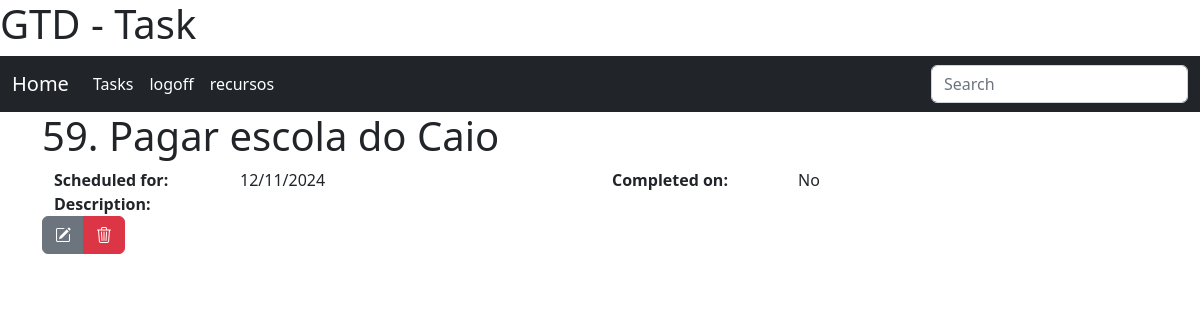
/tasks/task/59/ (signed in), run on an earlier commit of the app's database.
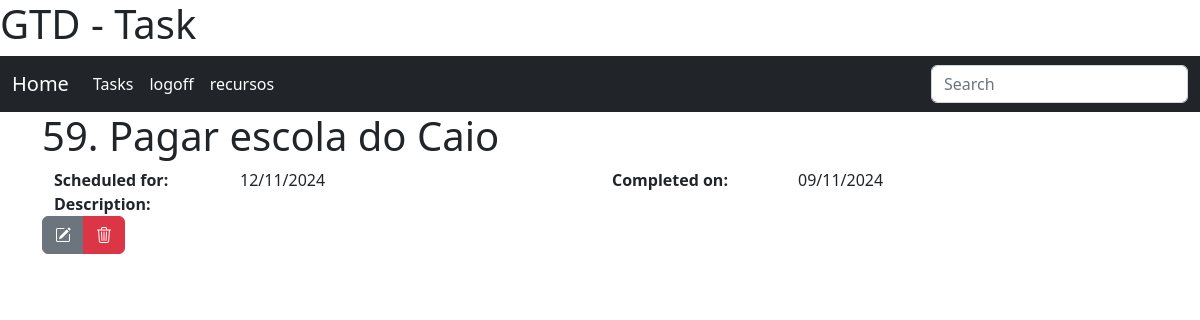
And on a later commit of the database.
### tasks/models.py (models this page shows, shortened)
class Task(models.Model):
    title = models.CharField("Title", max_length=160)
    description = models.TextField("description", blank=True, null=True)
    dt_scheduled = models.DateTimeField("Scheduled for", blank=True, null=True, default=defautlSchedule)
    dt_completed = models.DateTimeField("Completed on", blank=True, null=True)
    dt_canceled  = models.DateTimeField("Completed on", blank=True, null=True)
    created = models.DateTimeField('Created', auto_now_add=True, null=True)
    modified = models.DateTimeField('Modified', auto_now=True, null=True)
    class Meta:
        verbose_name = 'Task'
        verbose_name_plural = 'Tasks'
        ordering = ['dt_completed','dt_scheduled']

### tasks/views.py (the view)
# urls.py: path('task/<int:pk>/', TaskDetailView.as_view(), name='task'),
class TaskDetailView(LoginRequiredMixin, DetailView):
    template_name = "tasks/task.html"
    model = Task

### tasks/templates/tasks/task.html (shortened to what this page needs)
{% extends 'core.html' %}
{% load static %}
{% block content %}
    <header><h1>{{object.pk}}. {{object.title}}</h1></header>
    <article class="container">
        <div class="row">
            <div class="col-2"><b>Scheduled for:</b></div>
            <div class="col-4">{{object.dt_scheduled|date:'d/m/Y'}}</div>
            <div class="col-2"><b>Completed on:</b></div>
            <div class="col-4">{{object.dt_completed|date:'d/m/Y'|default:'No'}}</div>
        </div>
        <div class="row">
            <div class="col-12"><b>Description:</b></div>
        </div>
    </article>
    <aside>
        <div class="btn-group end" role="group">
            <a type="button" class="btn btn-secondary" href="{% url 'tasks:update_task' object.pk %}?next={{ request.path|urlencode }}"><i class="bi bi-pencil-square"></i></a>
            <a type="button" class="btn btn-danger" href="{% url 'tasks:delete_task' object.pk %}"><i class="bi bi-trash3"></i></a>
        </div>
    </aside>
{%endblock%}

### core/templates/core.html (shortened to what this page needs)
<!DOCTYPE html>
<html lang="en">
<head>
    <link href="https://cdn.jsdelivr.net/npm/bootstrap@5.2.3/dist/css/bootstrap.min.css" rel="stylesheet">
    <link rel="stylesheet" href="https://cdn.jsdelivr.net/npm/bootstrap-icons@1.11.3/font/bootstrap-icons.min.css">
</head>
<body>
  <header>
      <h1>
      </h1>
  </header>
  <nav class="navbar navbar-expand-sm navbar-dark bg-dark">
    <div class="container-fluid">
        <a class="navbar-brand" href="{% url 'index' %}">Home</a>
        <div class="collapse navbar-collapse" id="navbarSupportedContent">
            <ul class="navbar-nav me-auto mb-2 mb-lg-0">
                {% block nav %}
                    <li class="nav-item">
                      <a class="nav-link active" aria-current="page" href="{% url 'tasks:index' %}">Tasks</a>
                    </li>
                {% endblock %}
                {% if user.is_authenticated %}
                    <li class="nav-item">
                      <a class="nav-link active" aria-current="page" href="#">logoff</a>
                    </li>
                    <li class="nav-item">
                      <a class="nav-link active" aria-current="page" href="#">{{ user.username }}</a>
                    </li>
                {% else %}
                    <li class="nav-item">
                      <a class="nav-link active" aria-current="page" href="#">login</a>
                    </li>
                {% endif %}
            </ul>
            <form role="search">
                <input class="form-control" type="search" placeholder="Search" aria-label="Search">
            </form>
        </div>
    </div>
  </nav>
  <main class="container">
    {% block content %}{% endblock %}
  </main>
</body>
</html>

What changed in the data, as far as the page shows it:
changed Task "Pagar escola do Caio": dt_completed "No" → "09/11/2024"
